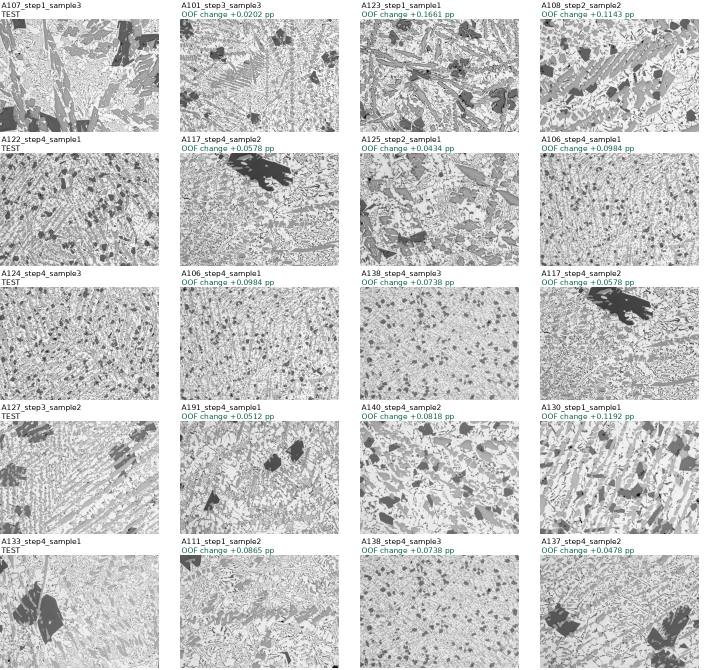
#> input picture runs/review28_test_similarity/nearest_examples_1.jpg, 1440 x 1340 px (shown at 1/2 size)
$ python -i analyze_test_similarity28.py   (imports and definitions only)   (older library calls are emulated)
#> lines starting #> are read from the running program, lines starting #| are printed output that depends on the picture
"""CPU-only image similarity diagnostic; never reads test labels or changes models."""
from pathlib import Path
import hashlib
import json
import math
import re
import time

import cv2
import numpy as np
from PIL import Image, ImageDraw, ImageFont
from skimage.feature import local_binary_pattern

ROOT = Path(__file__).resolve().parents[1]
OUT = ROOT / 'runs/review28_test_similarity'


def read(path):
    return json.loads(path.read_text(encoding='utf8'))


def sha(path):
    return hashlib.sha256(path.read_bytes()).hexdigest()


def features(gray):
    q = np.percentile(gray, [1, 10, 25, 50, 75, 90, 99])
#> q = [71, 139, 172, 215, 244, 255, 255]
    photo = np.r_[q / 255, gray.mean() / 255, gray.std() / 255]
#> photo = [0.278, 0.545, 0.675, 0.843, 0.957, 1, 1, 0.798, 0.187]
    norm = np.clip((gray.astype(np.float32) - float(q[0])) / max(float(q[-1] - q[0]), 1e-3), 0, 1).astype(np.float32)
    norm = cv2.resize(norm, (675, round(675 * gray.shape[0] / gray.shape[1])), interpolation=cv2.INTER_AREA)
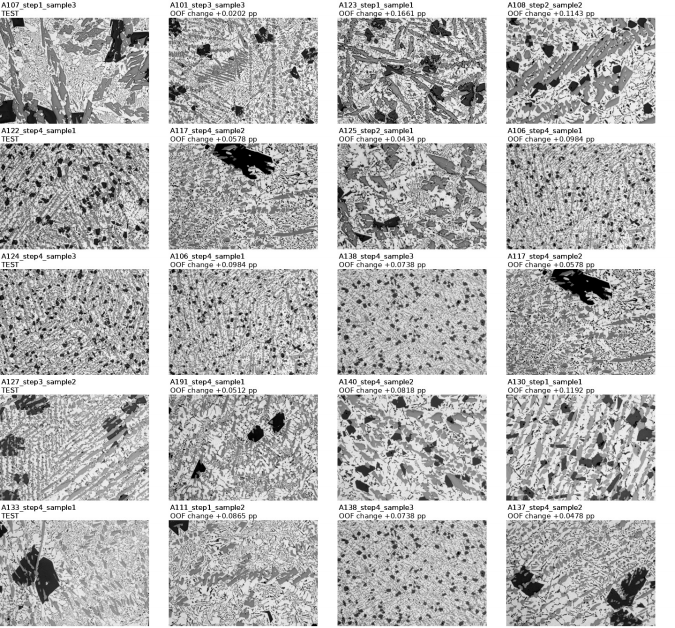
#> norm: shape (628, 675) float32; min 0, max 1, mean 0.722
    hist = np.histogram(norm, bins=16, range=(0, 1))[0].astype(float)
#> hist = [2492, 4134, 5375, 5553, 5800, 6771, 13287, 23679, 30654, 36453, 39864, 43704, 43466, 40749, 26889, 95030]
    hist /= hist.sum()
#> hist = [0.00588, 0.00975, 0.0127, 0.0131, 0.0137, 0.016, 0.0313, 0.0559, 0.0723, 0.086, 0.094, 0.103, 0.103, 0.0961, 0.0634, 0.224]
    uint = np.round(norm * 255).astype(np.uint8)
    lbp_blocks = []
    for radius in (1, 3):
        codes = local_binary_pattern(uint, 8, radius, method='uniform')
        h = np.bincount(codes.astype(np.int32).ravel(), minlength=10).astype(float)
        lbp_blocks.extend(h / h.sum())
#> this loop made 2 passes
#> pass 1, in features, `codes = local_binary_pattern(uint, 8, radius, method='uniform')`:
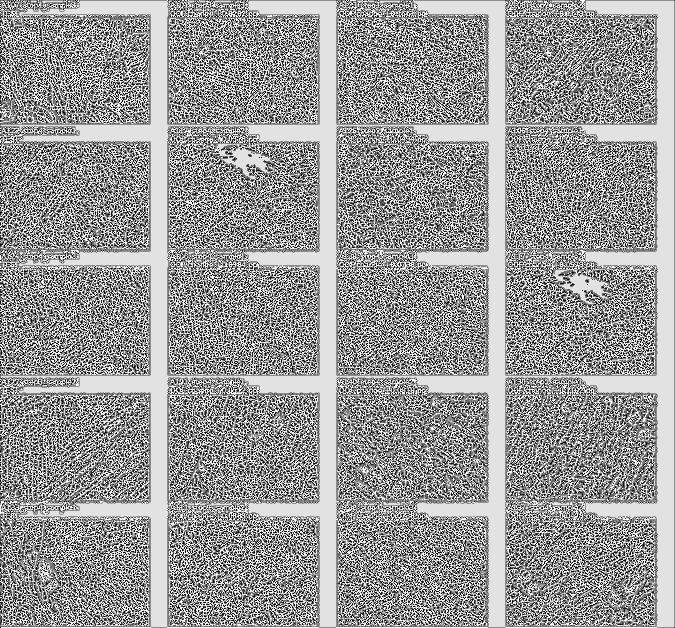
#> codes: shape (628, 675) float64; min 0, max 9, mean 5.42; drawn with min black and max white
#> pass 2, in features, `codes = local_binary_pattern(uint, 8, radius, method='uniform')`:
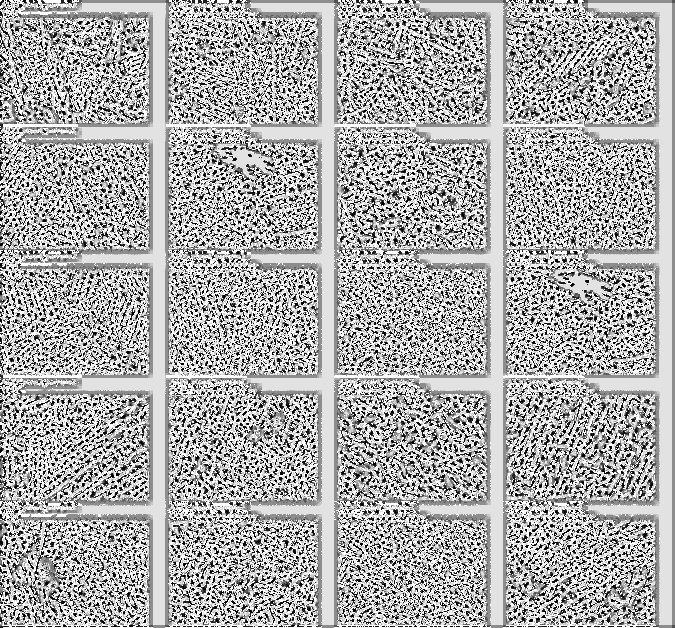
#> codes: shape (628, 675) float64; min 0, max 9, mean 6.1; drawn with min black and max white
#> after the loop, lbp_blocks = [0.0709, 0.0853, 0.0495, 0.0811, 0.0843, 0.108, 0.056, 0.0816, 0.237, 0.146, 0.0813, 0.0864, 0.0321, 0.0342, 0.0341, 0.0895, 0.0438, 0.0928, 0.2, 0.306]
    spatial = []
    for scale in (3, 9, 31):
        mean = cv2.blur(norm, (scale, scale))
        local_sd = np.sqrt(np.maximum(cv2.blur(norm * norm, (scale, scale)) - mean * mean, 0))
        spatial.extend([local_sd.mean(), *np.percentile(local_sd, [50, 90])])
#> this loop made 3 passes
#> pass 1, in features, `local_sd = np.sqrt(np.maximum(cv2.blur(norm * norm, (scale, scale)) - ..`:
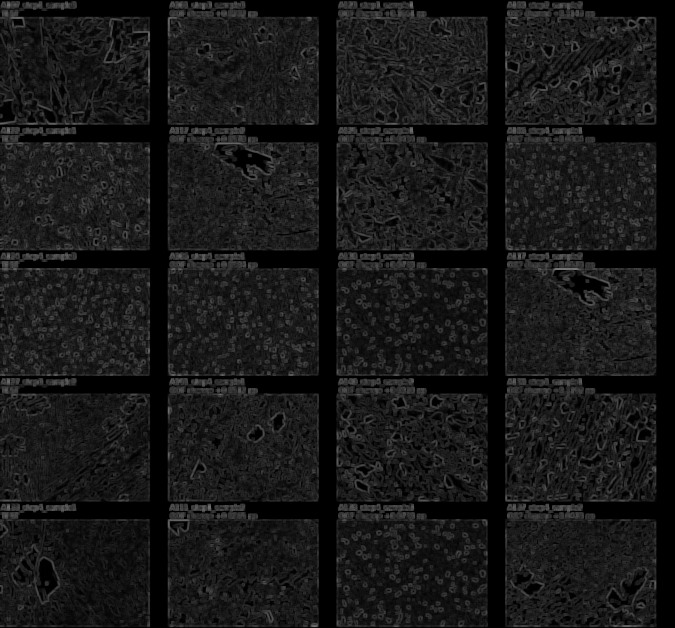
#> local_sd: shape (628, 675) float32; min 0, max 0.467, mean 0.0957
#> after the loop:
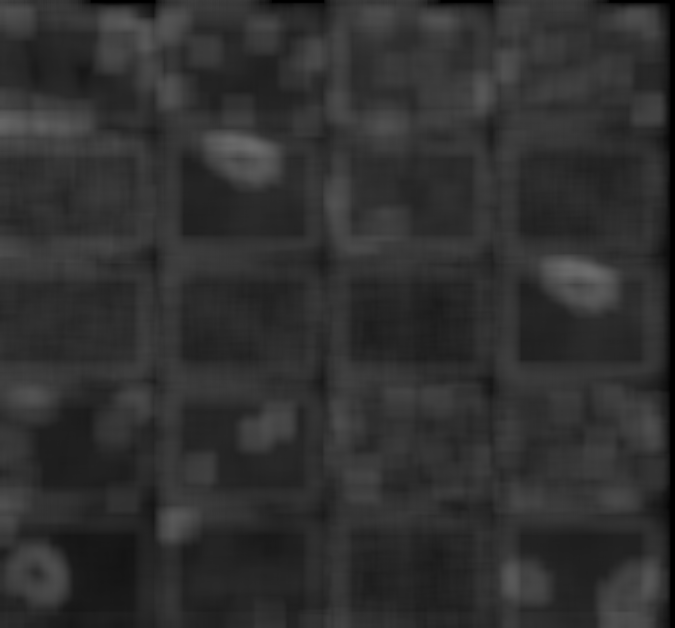
#> local_sd: shape (628, 675) float32; min 0, max 0.425, mean 0.19
#> after the loop, spatial = [0.0957, 0.0949, 0.185, 0.144, 0.147, 0.227, 0.19, 0.187, 0.248]
    for sigma in (0, 1, 3):
        img = norm if sigma == 0 else cv2.GaussianBlur(norm, (0, 0), sigma)
        grad = cv2.magnitude(cv2.Sobel(img, cv2.CV_32F, 1, 0), cv2.Sobel(img, cv2.CV_32F, 0, 1))
        spatial.extend([grad.mean(), *np.percentile(grad, [50, 90, 99])])
#> this loop made 3 passes
#> pass 1, in features, `grad = cv2.magnitude(cv2.Sobel(img, cv2.CV_32F, 1, 0), cv2.Sobel(img, ..`:
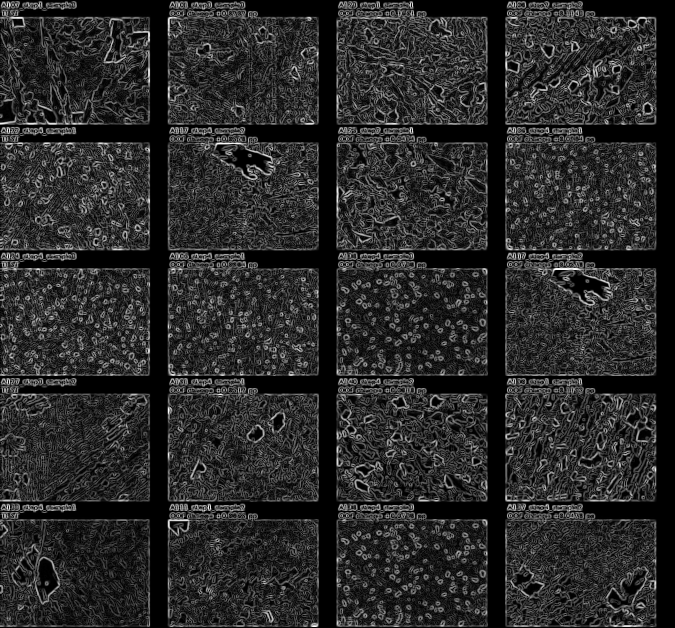
#> grad: shape (628, 675) float32; min 0, max 4.02, mean 0.668; drawn with min black and max white
#> after the loop:
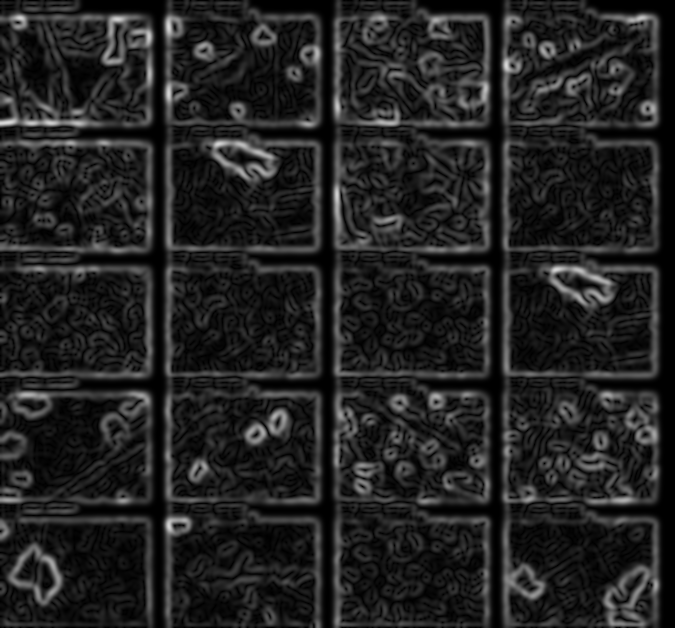
#> grad: shape (628, 675) float32; min 0, max 0.858, mean 0.136
#> after the loop, spatial = [0.0957, 0.0949, 0.185, 0.144, 0.147, 0.227, 0.19, 0.187, 0.248, 0.668, 0.56, 1.48, 2.46, 0.374, 0.307, 0.817, 1.38, 0.136, 0.102, 0.303, 0.53]
    return {'photometry': photo.tolist(), 'normalized_histogram': hist.tolist(),
            'normalized_lbp': lbp_blocks, 'normalized_spatial': list(map(float, spatial))}


# [85 lines left out: function main, not called in this run]


# [2 lines not run here, left out]

>>> import cv2
>>> picture = cv2.imread('../runs/review28_test_similarity/nearest_examples_1.jpg', cv2.IMREAD_GRAYSCALE)
>>> result = features(picture)
#> result = 4 items

$ run again, on runs/review15/data_audit/contact_sheet_initial.jpg
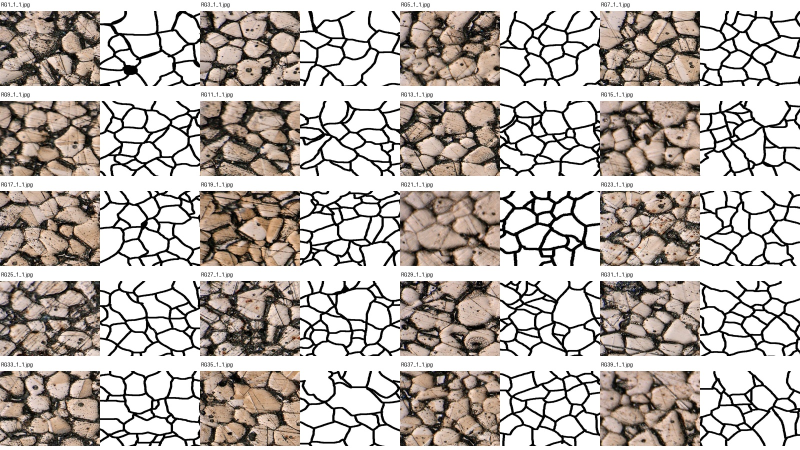
#> input picture runs/review15/data_audit/contact_sheet_initial.jpg, 1600 x 900 px (shown at 1/2 size)
#> q = [0, 22, 124, 210, 255, 255, 255]
#> photo = [0, 0.0863, 0.486, 0.824, 1, 1, 1, 0.707, 0.348]
#> in features, `hist = np.histogram(norm, bins=16, range=(0, 1))[0].astype(float)`: hist = [11145, 9932, 9697, 7688, 6689, 6396, 6629, 7460, 8632, 11399, 15465, 18416, 14649, 6819, 3813, 107195]
#> in features, `hist /= hist.sum()`: hist = [0.0442, 0.0394, 0.0385, 0.0305, 0.0265, 0.0254, 0.0263, 0.0296, 0.0343, 0.0452, 0.0614, 0.0731, 0.0581, 0.0271, 0.0151, 0.425]
#> after the loop in features, `for radius in (1, 3):`: lbp_blocks = [0.0254, 0.0432, 0.0355, 0.14, 0.144, 0.148, 0.035, 0.0785, 0.274, 0.077, 0.0338, 0.0496, 0.0479, 0.101, 0.103, 0.121, 0.0544, 0.108, 0.157, 0.225]
#> after the loop in features, `for scale in (3, 9, 31):`:
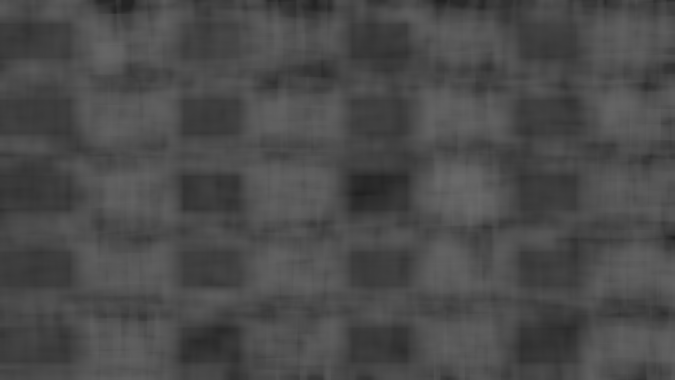
#> local_sd: shape (380, 675) float32; min 0.129, max 0.416, mean 0.294
#> after the loop in features, `for scale in (3, 9, 31):`: spatial = [0.119, 0.0757, 0.345, 0.228, 0.232, 0.383, 0.294, 0.296, 0.354]
#> after the loop in features, `for sigma in (0, 1, 3):`:
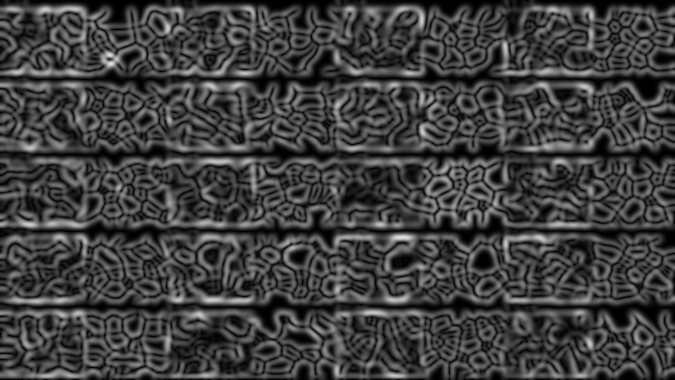
#> grad: shape (380, 675) float32; min 0, max 0.893, mean 0.251
#> after the loop in features, `for sigma in (0, 1, 3):`: spatial = [0.119, 0.0757, 0.345, 0.228, 0.232, 0.383, 0.294, 0.296, 0.354, 0.942, 0.479, 2.86, 3.97, 0.638, 0.488, 1.58, 2.08, 0.251, 0.245, 0.435, 0.629]
#> result = 4 items

$ run again, on reports/modeling_document_work/sub6_oof_examples.png
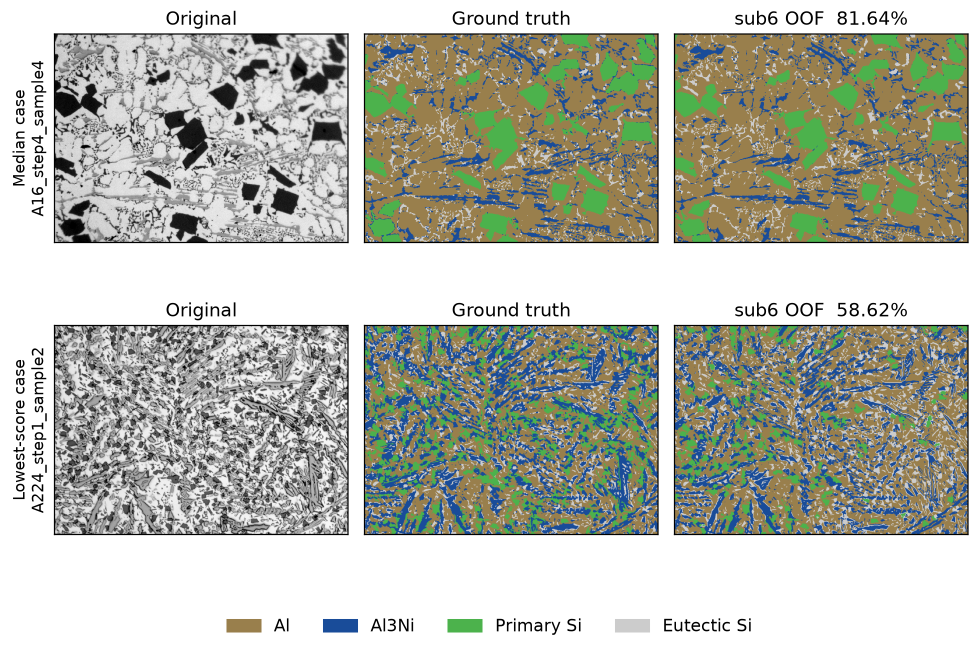
#> input picture reports/modeling_document_work/sub6_oof_examples.png, 1957 x 1301 px (shown at 1/2 size)
#> q = [0, 81, 128, 198, 255, 255, 255]
#> photo = [0, 0.318, 0.502, 0.776, 1, 1, 1, 0.716, 0.281]
#> in features, `hist = np.histogram(norm, bins=16, range=(0, 1))[0].astype(float)`: hist = [727, 2625, 2574, 2823, 11340, 9348, 11406, 20384, 63685, 13613, 11396, 7884, 7982, 10341, 7850, 116846]
#> in features, `hist /= hist.sum()`: hist = [0.00242, 0.00873, 0.00856, 0.00938, 0.0377, 0.0311, 0.0379, 0.0678, 0.212, 0.0453, 0.0379, 0.0262, 0.0265, 0.0344, 0.0261, 0.388]
#> after the loop in features, `for radius in (1, 3):`: lbp_blocks = [0.0356, 0.0473, 0.0321, 0.0663, 0.0629, 0.12, 0.037, 0.062, 0.461, 0.0767, 0.051, 0.0535, 0.0241, 0.024, 0.0254, 0.11, 0.0398, 0.0846, 0.369, 0.219]
#> after the loop in features, `for scale in (3, 9, 31):`:
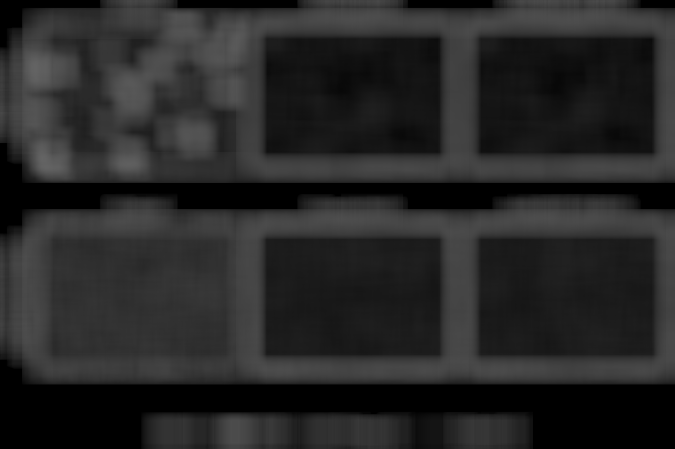
#> local_sd: shape (449, 675) float32; min 0, max 0.393, mean 0.155
#> after the loop in features, `for scale in (3, 9, 31):`: spatial = [0.0642, 0.0345, 0.167, 0.106, 0.093, 0.268, 0.155, 0.167, 0.275]
#> after the loop in features, `for sigma in (0, 1, 3):`:
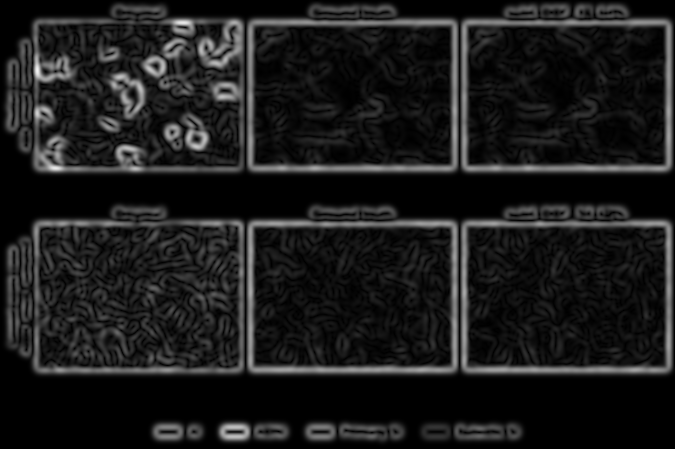
#> grad: shape (449, 675) float32; min 0, max 0.949, mean 0.108
#> after the loop in features, `for sigma in (0, 1, 3):`: spatial = [0.0642, 0.0345, 0.167, 0.106, 0.093, 0.268, 0.155, 0.167, 0.275, 0.463, 0.166, 1.31, 3.12, 0.267, 0.143, 0.734, 1.67, 0.108, 0.0574, 0.313, 0.577]
#> result = 4 items
